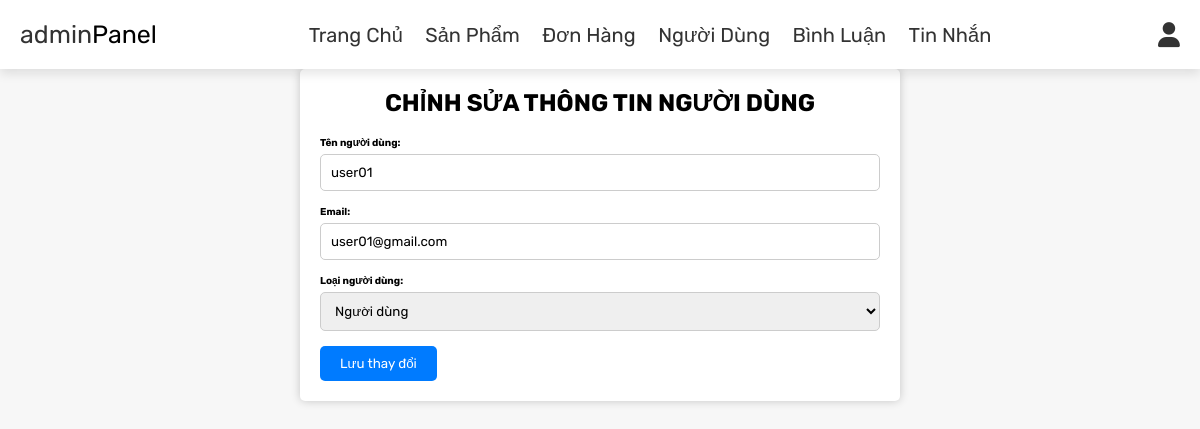
Screenshot of /edit_user.php?id=2 (signed in) with the database file from the repository.
### tables this page shows
CREATE TABLE `users` (
  `id` int NOT NULL,
  `name` varchar(100) NOT NULL,
  `email` varchar(100) NOT NULL,
  `password` varchar(100) NOT NULL,
  `user_type` varchar(20) NOT NULL DEFAULT 'user'
);

### edit_user.php (the view, shortened to what this page needs)
<?php
include './model/config.php';
if (isset($_GET['id'])) {
    $user_id = $_GET['id'];
    try {
        $stmt = $pdo->prepare("SELECT * FROM `users` WHERE id = :user_id");
        $stmt->bindParam(':user_id', $user_id, PDO::PARAM_INT);
        $stmt->execute();
        $user = $stmt->fetch(PDO::FETCH_ASSOC);
    } catch (PDOException $e) {
        echo "Lỗi: " . $e->getMessage();
    }
}
?>
<!DOCTYPE html>
<html lang="en">
<head>
    <link rel="stylesheet" href="https://cdnjs.cloudflare.com/ajax/libs/font-awesome/6.0.0/css/all.min.css">
    <link rel="stylesheet" href="css/admin_style.css">
</head>
<body>
    <?php include 'admin_header.php'; ?>
    <section class="edit-user">
        <h1 class="title">Chỉnh sửa thông tin người dùng</h1>
        <form method="post" action="update_user.php">
            <label for="name">Tên người dùng:</label>
            <input type="text" name="name" value="<?php echo $user['name']; ?>" required>
            <label for="email">Email:</label>
            <input type="email" name="email" value="<?php echo $user['email']; ?>" required>
            <label for="user_type">Loại người dùng:</label>
            <select name="user_type" required>
                <option value="user" <?php if ($user['user_type'] === 'user') echo 'selected'; ?>>Người dùng</option>
            </select>
            <button type="submit">Lưu thay đổi</button>
        </form>
    </section>
</body>
</html>

### css/admin_style.css (style rules this page uses)
:root { --purple: #000000; --blue: #000000; --red: #c0392b; --orange: #f39c12; --black: #333; --white: #fff; --light-color: #666; --light-white: #ccc; --light-bg: #f5f5f5; --border: 0.1rem solid var(--black); --box-shadow: 0 0.5rem 1rem rgba(0, 0, 0, 0.1); }
* { font-family: "Rubik", sans-serif; margin: 0; padding: 0; box-sizing: border-box; outline: none; border: none; text-decoration: none; transition: all 0.2s linear; }
html { font-size: 62.5%; overflow-x: hidden; }
body { background-color: var(--light-bg); }
section { padding: 3rem 2rem; }
.title { text-align: center; margin-bottom: 2rem; text-transform: uppercase; color: var(--blue); font-size: 4rem; }
.title { font-size: 24px; text-align: center; }

### edit_user.php (style rules this page uses)
body { font-family: Arial, sans-serif; background-color: #f7f7f7; margin: 0; padding: 0; }
.edit-user { max-width: 600px; margin: 0 auto; background-color: #fff; padding: 20px; border-radius: 5px; box-shadow: 0 0 10px rgba(0, 0, 0, 0.2); }
.title { font-size: 24px; margin: 0 0 20px; }
form label { display: block; font-weight: bold; margin-bottom: 5px; }
form input[type="text"], form input[type="email"], form select { width: 100%; padding: 10px; margin-bottom: 15px; border: 1px solid #ccc; border-radius: 5px; }
form button { background-color: #007BFF; color: #fff; padding: 10px 20px; border: none; border-radius: 5px; cursor: pointer; }

### rows the page displays
users: name "user01", email "user01@gmail.com", user_type "Người dùng"
